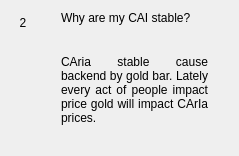
                  <widget class="QWidget" name="widgetFaq2" native="true">
                   <layout class="QHBoxLayout" name="horizontalPage2" stretch="0,1">
                    <item alignment="Qt::AlignTop">
                     <widget class="QLabel" name="labelNumber2">
                      <property name="minimumSize">
                       <size>
                        <width>24</width>
                        <height>24</height>
                       </size>
                      </property>
                      <property name="maximumSize">
                       <size>
                        <width>16777215</width>
                        <height>24</height>
                       </size>
                      </property>
                      <property name="text">
                       <string>2</string>
                      </property>
                      <property name="alignment">
                       <set>Qt::AlignCenter</set>
                      </property>
                     </widget>
                    </item>
                    <item>
                     <layout class="QVBoxLayout" name="verticalLayoutPage2">
                      <property name="spacing">
                       <number>0</number>
                      </property>
                      <property name="leftMargin">
                       <number>20</number>
                      </property>
                      <property name="rightMargin">
                       <number>20</number>
                      </property>
                      <item>
                       <widget class="QLabel" name="labelSubtitle2">
                        <property name="text">
                         <string>Why are my CAI stable?</string>
                        </property>
                        <property name="wordWrap">
                         <bool>true</bool>
                        </property>
                       </widget>
                      </item>
                      <item>
                       <spacer name="verticalSpacer_20">
                        <property name="orientation">
                         <enum>Qt::Vertical</enum>
                        </property>
                        <property name="sizeType">
                         <enum>QSizePolicy::Fixed</enum>
                        </property>
                        <property name="sizeHint" stdset="0">
                         <size>
                          <width>20</width>
                          <height>30</height>
                         </size>
                        </property>
                       </spacer>
                      </item>
                      <item>
                       <widget class="QLabel" name="labelContent2">
                        <property name="text">
                         <string>
                           &lt;html&gt;&lt;head/&gt;&lt;body&gt;&lt;p align=&quot;justify&quot;&gt;
                           CAria stable cause backend by gold bar. Lately every act of people
                           impact price gold will impact CArIa prices.
                           &lt;/p&gt;&lt;/body&gt;&lt;/html&gt;
                         </string>
                        </property>
                        <property name="alignment">
                         <set>Qt::AlignLeading|Qt::AlignLeft|Qt::AlignTop</set>
                        </property>
                        <property name="wordWrap">
                         <bool>true</bool>
                        </property>
                       </widget>
                      </item>
                      <item>
                       <spacer name="verticalSpacer_21">
                        <property name="orientation">
                         <enum>Qt::Vertical</enum>
                        </property>
                        <property name="sizeHint" stdset="0">
                         <size>
                          <width>20</width>
                          <height>20</height>
                         </size>
                        </property>
                       </spacer>
                      </item>
                     </layout>
                    </item>
                   </layout>
                  </widget>
